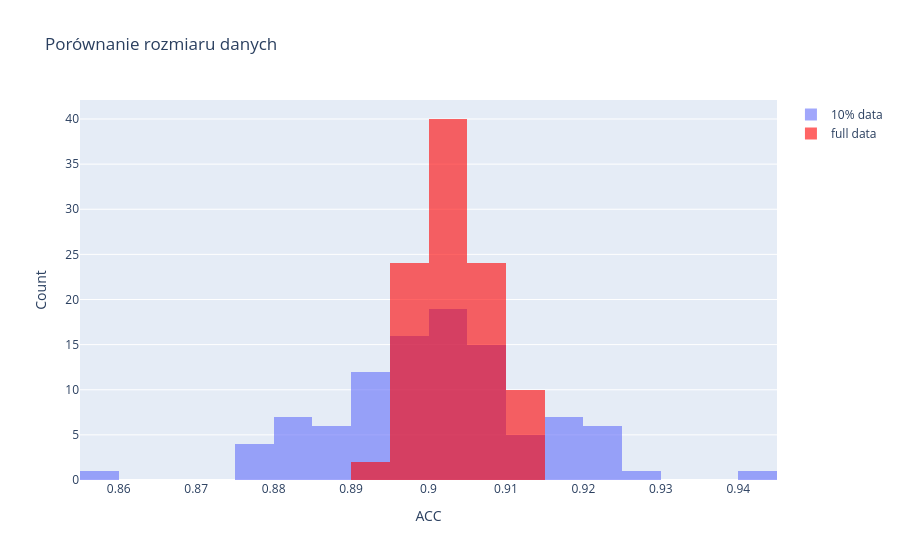

Notebook code for this chart:
### Markdown cell above
Zbadajmy wartości różnych miar jakości:

* **precyzja pozytywna (positive predictive value (PPV), precision):**

$\qquad$ $PPV = \frac{TP}{P'}=\frac{TP}{ TP + FP}$

Ułamek przypadków oznaczonych jako klasa "1" który naprawdę należy do klasy "1". Ułamek ten jest np. odpowiedzą na pytanie
"Jeśli wynik testu jest pozytywny, jakie jest prawdopodobieństwo, że osoba badana jest chora?"

* **czułość: (ang. True Positive Rate, TPR, or recall):** 

$\qquad$ $TPR = \frac{TP}{ P} = \frac{TP} { TP+FN}$

Ułamek przypadków które należą do klasy "1" i został poprawnie oznaczony. Ułamek ten jest np. odpowiedzą na pytanie  "Jakie jest prawdopodobieństwo, że test wykonany dla osoby chorej wykaże, że jest ona chora?"


* **dokładność ( accuracy (ACC)):** Prawdopodobieństwo prawidłowej klasyfikacji.

$\qquad$ $ACC = \frac{TP + TN}{P + N}$

Ułamek przypadków, niezależnie od klasy, które zostały poprawnie oznaczone. Ułamek ten jest np. odpowiedzą na pytanie  "Jakie jest prawdopodobieństwo, że test poda poprawną odpowiedź?" 

* **F1-score:** średnia harmoniczna z precyzji i czułości:

$\qquad$ $F_1= 2 \frac{PPV  \cdot TPR}{PPV+TPR}= \frac{2TP}{ 2TP+FP+FN}$

Miara ta daje ocenę balansu między czułością a precyzją. Miara ta nie uwzględnia wyników prawdziwie negatywnych.

* **współczynnik korelacji Matthewsa ( Matthews correlation coefficient):**

$\qquad$ $
\text{MCC} = \frac{ TP \cdot TN - FP \cdot FN } {\sqrt{ (TP + FP) ( TP + FN ) ( TN + FP ) ( TN + FN ) } }
$

Współczynnik MMC uwzględnia wyniki zarówno prawdziwie jaki i fałszywie pozytywne i negatywne i jest na ogół uważany jako zrównoważona miara, która może być stosowana nawet wtedy, gdy klasy są bardzo różnej liczebności. 

MCC jest w istocie współczynnikiem korelacji pomiędzy obserwowanymi i przewidywanymi klasyfikacjami binarnymi; zwraca wartość od -1 do +1. 

* Współczynnik +1 odpowiada idealnej klasyfikacji, 
* 0 nie lepiej niż losowe przypisanie wyniku 
* -1 oznacza całkowitą niezgodę między klasyfikacją  i stanem faktycznym.
 
***
 
**Proszę** 

uzupełnić funkcję ```calculate_metric(data, nIter)```, która:
* liczy powyższe wskaźniki powtarzając podziały próbki na fragmenty uczący i testowy $nIter$ razy (za każdym razem losując od nowa)
* zwraca macierz wartości miar, o kształcie (nIter, 5), gdzie dla każdego wiersza mamy następujące znaczenie kolumn: $(PPV, TPR, ACC, F1, MCC)$. 
* korzystając z funkcji ```calculate_metric(data, nIter)``` proszę:
    * obliczyć wartości parametrów dla 100 iteracji
    * stworzyć obiekt DataFrame zawierający kolumny "PPV", "TPR", "ACC", "F1", "MCC"
    * narysować histogramy wartości miar jakości
    * na jednym rysunku narysować histogramy dokładności (ACC) wyznaczone dla pełnej próbki, oraz jej 10%

### Code cell
%%time
def calculate_metric(data, nIter):
    model = LogisticRegression(solver = 'lbfgs') 
    result = np.array([])
    #Pętla po kolejnych iteracjach procesu trenowania-testowania
    for i in range(nIter):
        #Podział próbki na części treningową i testową
        #BEGIN_SOLUTION
        df_train, df_test = train_test_split(data, test_size=0.2, shuffle=True)
        #END_SOLUTION
        #znajdowanie parametrów modeli
        #BEGIN_SOLUTION
        model.fit(df_train[["x","y"]], df_train["label"]);
        #END_SOLUTION
        #Predykcja
        #BEGIN_SOLUTION
        y_pred = model.predict(df_test[["x","y"]]) 
        y_true = df_test["label"]
        #END_SOLUTION
        #Obliczenie wartości miar jakości
        PPV = metrics.precision_score(y_true, y_pred)
        TPR = metrics.recall_score(y_true, y_pred)
        ACC = metrics.accuracy_score(y_true, y_pred)
        F1 = metrics.f1_score(y_true, y_pred)
        MCC = metrics.matthews_corrcoef(y_true, y_pred)
        #Spakowanie uzyskanych licz do jednej macierzy
        result = np.append(result, np.array([PPV, TPR, ACC, F1, MCC]), axis=0)
        
    result = np.reshape(result, (-1,5))    
    return result     
  
#Obliczenie wartości metryk na pełnych danych    
metrics_data = calculate_metric(df, nIter=100)
#Przepakowanie uzyskanych liczb do obiektu DataFrame
df_metrics = pd.DataFrame(data=metrics_data, columns = ["PPV", "TPR", "ACC", "F1", "MCC"])
#Wyrysowanie histogramów dla wszystkich metryk
df_metrics.hist(figsize=(10,15));

#Obliczenie wartości metryk na 10% danych  
#BEGIN_SOLUTION
metrics_data = calculate_metric(df.sample(frac=0.1), nIter=100) 
df_metrics_10percent = pd.DataFrame(data=metrics_data, columns = ["PPV", "TPR", "ACC", "F1", "MCC"])
#END_SOLUTION

#Wyrysowanie rozkładu dokładności (ACC) dla obu zestawów danych 

bins = np.arange(0.85, 0.95, 0.005)

fig = go.Figure()

fig.add_trace(go.Histogram(
    x=df_metrics_10percent["ACC"],
    xbins=dict(start=bins.min(), end=bins.max(), size=0.005),
    name="10% data",
#     marker_color="blue",
    opacity=0.6
))

fig.add_trace(go.Histogram(
    x=df_metrics["ACC"],
    xbins=dict(start=bins.min(), end=bins.max(), size=0.005),
    name="full data",
    marker_color="red",
    opacity=0.6
))

fig.update_layout(
    barmode="overlay",
    xaxis_title="ACC",
    yaxis_title="Count",
    title="Porównanie rozmiaru danych",
)

fig.show()

### Figure 1 — Plotly figure (JSON) as saved in the notebook; plotly's stock layout.template omitted (floating-point values rounded to 4 significant figures)
{"data": [{"name": "10% data", "opacity": 0.6, "type": "histogram", "x": [0.8925, 0.9175, 0.9025, 0.9075, 0.8975, 0.9025, 0.9025, 0.875, 0.9025, 0.8975, 0.8975, 0.9125, 0.895, 0.8975, 0.9175, 0.9175, 0.905, 0.9075, 0.8825, 0.8875, 0.9425, 0.895, 0.9025, 0.89, 0.9225, 0.9025, 0.8975, 0.9025, 0.9075, 0.9125, 0.9075, 0.905, 0.8825, 0.8775, 0.9, 0.9275, 0.9075, 0.8875, 0.9, 0.8975, 0.9025, 0.92, 0.8825, 0.9025, 0.8925, 0.88, 0.8775, 0.9075, 0.91, 0.9, 0.905, 0.89, 0.9, 0.9175, 0.9075, 0.895, 0.9, 0.9025, 0.895, 0.895, 0.885, 0.9225, 0.89, 0.8925, 0.8925, 0.88, 0.9225, 0.89, 0.9225, 0.9075, 0.9025, 0.8875, 0.9025, 0.8975, 0.8975, 0.9175, 0.8875, 0.9125, 0.9125, 0.9075, 0.895, 0.8925, 0.895, 0.8775, 0.9025, 0.905, 0.915, 0.9225, 0.8825, 0.9175, 0.905, 0.855, 0.8825, 0.9, 0.8875, 0.8925, 0.905, 0.8925, 0.895, 0.8925], "xbins": {"end": 0.945, "size": 0.005, "start": 0.85}}, {"marker": {"color": "red"}, "name": "full data", "opacity": 0.6, "type": "histogram", "x": [0.904, 0.9015, 0.902, 0.9097, 0.9002, 0.8992, 0.8992, 0.8968, 0.899, 0.8998, 0.9065, 0.902, 0.9105, 0.8982, 0.904, 0.8968, 0.897, 0.899, 0.905, 0.906, 0.9012, 0.908, 0.9073, 0.9018, 0.896, 0.9, 0.9018, 0.9127, 0.909, 0.8995, 0.91, 0.911, 0.9145, 0.9028, 0.9028, 0.8978, 0.9105, 0.9062, 0.894, 0.9038, 0.8948, 0.906, 0.895, 0.909, 0.9048, 0.904, 0.9002, 0.9045, 0.8998, 0.9025, 0.9058, 0.8995, 0.9045, 0.91, 0.9035, 0.903, 0.899, 0.8975, 0.9085, 0.9048, 0.9058, 0.9, 0.9095, 0.899, 0.9055, 0.9055, 0.9115, 0.9097, 0.9, 0.9103, 0.901, 0.904, 0.9052, 0.9073, 0.911, 0.9087, 0.903, 0.9012, 0.8968, 0.8992, 0.9022, 0.902, 0.904, 0.904, 0.9083, 0.8998, 0.9008, 0.904, 0.9022, 0.8998, 0.903, 0.9032, 0.9052, 0.9038, 0.9087, 0.9038, 0.8975, 0.8992, 0.9042, 0.906], "xbins": {"end": 0.945, "size": 0.005, "start": 0.85}}], "layout": {"barmode": "overlay", "title": {"text": "Porównanie rozmiaru danych"}, "xaxis": {"title": {"text": "ACC"}}, "yaxis": {"title": {"text": "Count"}}}}
